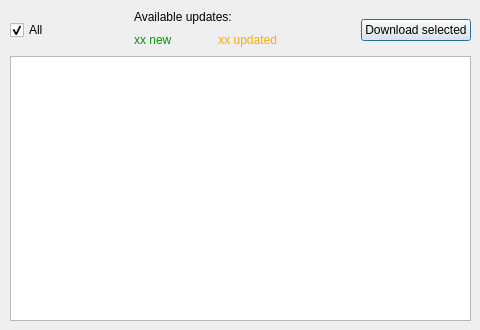
<?xml version="1.0" encoding="UTF-8"?>
<ui version="4.0">
 <class>TemplatesDownloadSelector</class>
 <widget class="QDialog" name="TemplatesDownloadSelector">
  <property name="geometry">
   <rect>
    <x>0</x>
    <y>0</y>
    <width>480</width>
    <height>330</height>
   </rect>
  </property>
  <property name="windowTitle">
   <string>Update project templates</string>
  </property>
  <widget class="QWidget" name="layoutWidget">
   <property name="geometry">
    <rect>
     <x>10</x>
     <y>10</y>
     <width>461</width>
     <height>311</height>
    </rect>
   </property>
   <layout class="QVBoxLayout" name="verticalLayout_2">
    <item>
     <layout class="QHBoxLayout" name="horizontalLayout">
      <item>
       <widget class="QCheckBox" name="checkBox">
        <property name="text">
         <string>All</string>
        </property>
        <property name="checked">
         <bool>true</bool>
        </property>
       </widget>
      </item>
      <item>
       <spacer name="horizontalSpacer">
        <property name="orientation">
         <enum>Qt::Horizontal</enum>
        </property>
        <property name="sizeHint" stdset="0">
         <size>
          <width>40</width>
          <height>20</height>
         </size>
        </property>
       </spacer>
      </item>
      <item>
       <layout class="QVBoxLayout" name="verticalLayout">
        <item>
         <widget class="QLabel" name="label">
          <property name="text">
           <string>Available updates:</string>
          </property>
         </widget>
        </item>
        <item>
         <layout class="QHBoxLayout" name="horizontalLayout_2">
          <item>
           <widget class="QLabel" name="newAmmount">
            <property name="styleSheet">
             <string notr="true">color: rgb(0, 149, 0);</string>
            </property>
            <property name="text">
             <string>xx new</string>
            </property>
           </widget>
          </item>
          <item>
           <spacer name="horizontalSpacer_3">
            <property name="orientation">
             <enum>Qt::Horizontal</enum>
            </property>
            <property name="sizeHint" stdset="0">
             <size>
              <width>40</width>
              <height>20</height>
             </size>
            </property>
           </spacer>
          </item>
          <item>
           <widget class="QLabel" name="updatedAmmount">
            <property name="styleSheet">
             <string notr="true">color: rgb(255, 170, 0);</string>
            </property>
            <property name="text">
             <string>xx updated</string>
            </property>
            <property name="alignment">
             <set>Qt::AlignRight|Qt::AlignTrailing|Qt::AlignVCenter</set>
            </property>
           </widget>
          </item>
         </layout>
        </item>
       </layout>
      </item>
      <item>
       <spacer name="horizontalSpacer_2">
        <property name="orientation">
         <enum>Qt::Horizontal</enum>
        </property>
        <property name="sizeHint" stdset="0">
         <size>
          <width>40</width>
          <height>20</height>
         </size>
        </property>
       </spacer>
      </item>
      <item>
       <widget class="QPushButton" name="pushButton">
        <property name="text">
         <string>Download selected</string>
        </property>
       </widget>
      </item>
     </layout>
    </item>
    <item>
     <widget class="QListWidget" name="listWidget"/>
    </item>
   </layout>
  </widget>
 </widget>
 <resources/>
 <connections/>
</ui>
